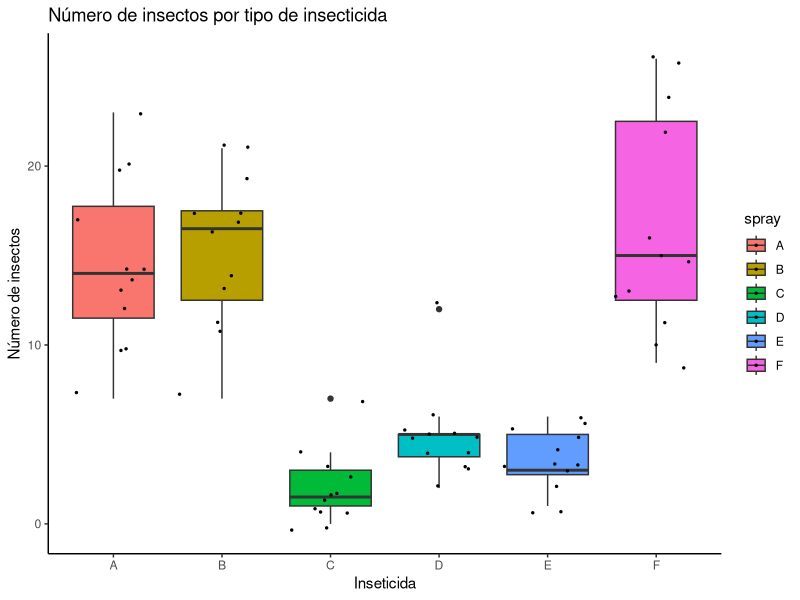

R code for this plot:
## ---- chunk 1
library(ggplot2)
ggplot(InsectSprays, aes(x = spray, y = count, fill = spray)) +
  geom_boxplot() +
  geom_jitter(size = 0.5) + 
  theme_classic() +
  labs(title = "Número de insectos por tipo de insecticida", 
       x = "Inseticida", 
       y = "Número de insectos")
